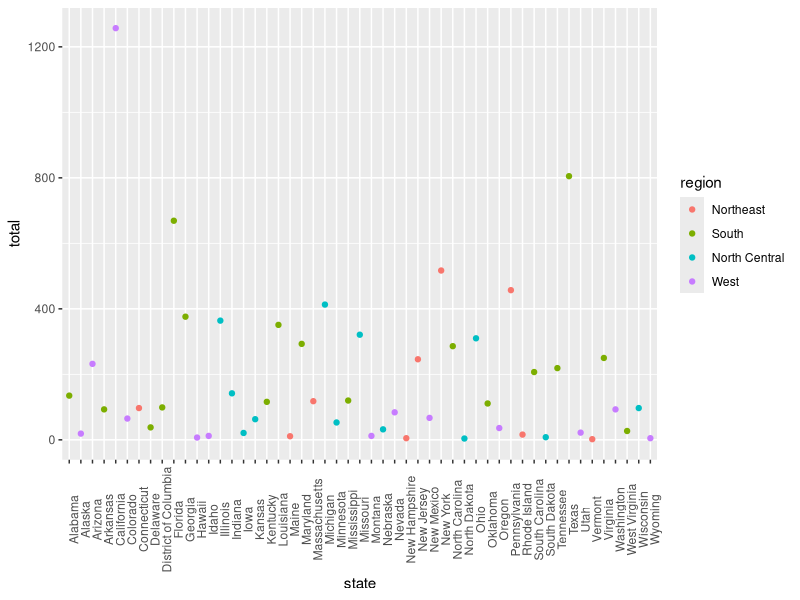

Here is the R script that generated this plot:
library(dslabs)
library(tidyverse)
data("murders")
murders %>% ggplot(aes(state, total, color = region)) + 
  geom_point() + theme(axis.text.x = element_text(angle = 90))
# add the theme for tilting states
